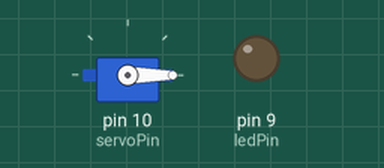
Recording of a sketch running on a simulated Arduino Uno, built with avr-gcc and run on an emulated ATmega328P. Parts: servo, output pins drawn as LEDs (lit = HIGH).

Above: at 0.05 s.
At 0.9 s:
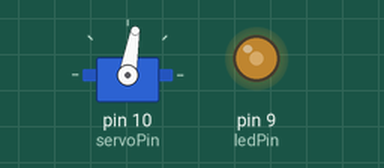
At 1.8 s:
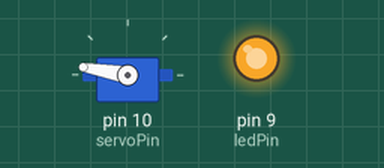
At 3.6 s:
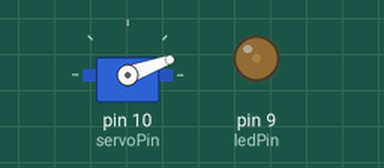
Timing chart, 0 to 8.8 s (numbered marks = the images above):
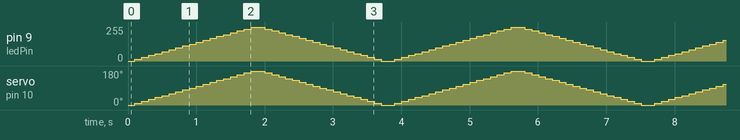

The sketch:

code.ino
```cpp
#include <Servo.h>

Servo myServo;
int servoPin = 10;
int ledPin = 9;
int angle = 0;
int brightness = 0;

void setup() {
  myServo.attach(servoPin);
  pinMode(ledPin, OUTPUT);
}

void loop() {
  for (angle = 0; angle <= 180; angle += 10) {
    myServo.write(angle);
    brightness = map(angle, 0, 180, 0, 255);
    analogWrite(ledPin, brightness);
    delay(100);
  }

  for (angle = 180; angle >= 0; angle -= 10) {
    myServo.write(angle);
    brightness = map(angle, 0, 180, 0, 255);
    analogWrite(ledPin, brightness);
    delay(100);
  }
}
```
